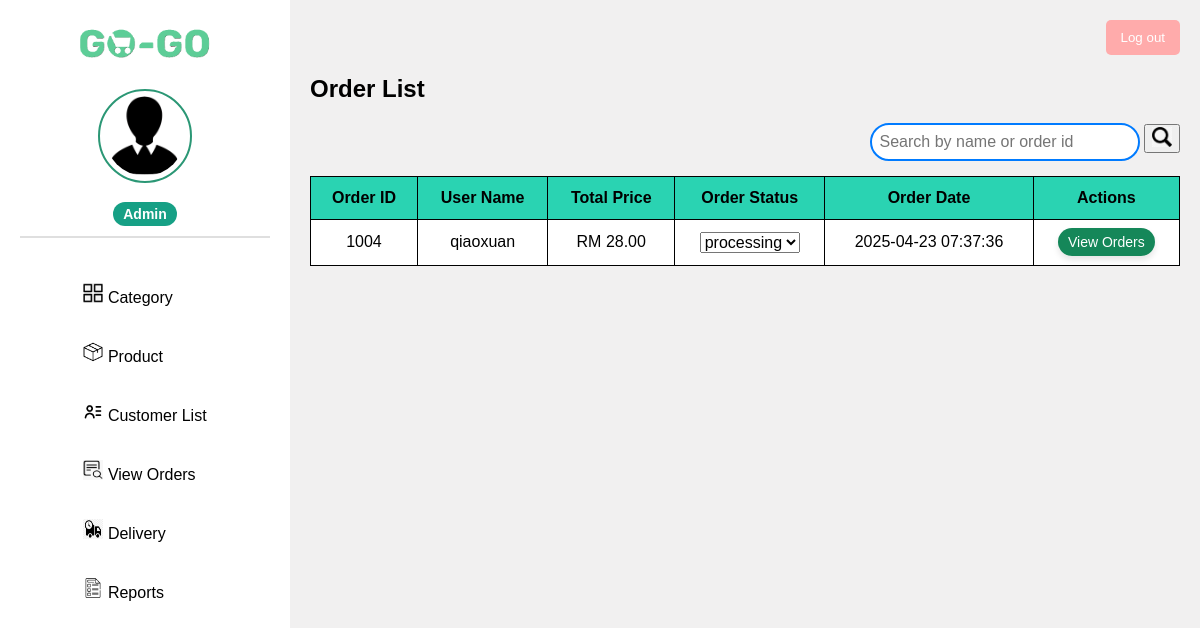
/admin/Siderbar_ViewOrders.php (signed in), run on an earlier commit of the app's database.
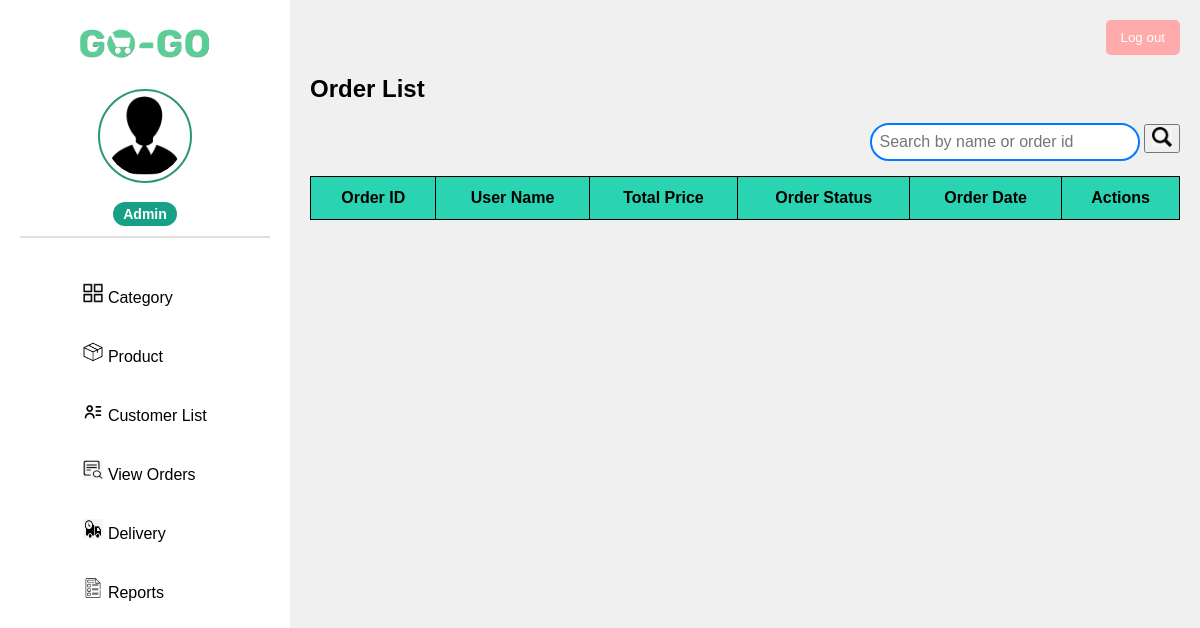
And on a later commit of the database.
### tables this page shows
CREATE TABLE `orders` (
  `order_id` int(11) NOT NULL,
  `user_id` int(11) NOT NULL,
  `shipping_address_id` int(11) NOT NULL,
  `order_date` timestamp NOT NULL DEFAULT current_timestamp(),
  `subtotal` decimal(10,2) NOT NULL,
  `total_amount` decimal(12,2) NOT NULL,
  `discount_amount` decimal(10,2) DEFAULT 0.00,
  `delivery_fee` decimal(10,2) DEFAULT 5.00,
  `order_status` enum('pending','processing','shipped','delivered') DEFAULT 'pending',
  `admin_id` int(11) DEFAULT NULL
);

CREATE TABLE `users` (
  `user_id` int(11) NOT NULL,
  `user_name` varchar(100) NOT NULL,
  `email` varchar(255) NOT NULL,
  `user_password` varchar(255) NOT NULL,
  `user_phone_num` varchar(15) DEFAULT NULL,
  `user_created_at` timestamp NOT NULL DEFAULT current_timestamp(),
  `admin_id` int(11) DEFAULT NULL,
  `birth_date` date DEFAULT NULL,
  `status` varchar(20) DEFAULT 'active'
);

### admin/Siderbar_ViewOrders.php (the view, shortened to what the changed rows need)
<?php
include '../db_connection.php';
function getOrderStatuses($conn)
{
    $sql_enum = "SELECT COLUMN_TYPE
                 FROM INFORMATION_SCHEMA.COLUMNS
                 WHERE TABLE_NAME = 'orders' AND COLUMN_NAME = 'order_status'";
    $result = $conn->query($sql_enum);
    if ($result && $result->num_rows > 0) {
        $row = $result->fetch_assoc();
        $enum_values = substr($row['COLUMN_TYPE'], 5, -1);
        $statuses = explode("','", $enum_values);
        return $statuses;
    } else {
        return [];
    }
}
$orderStatuses = getOrderStatuses($conn);
?>
<!DOCTYPE html>
<html lang="en">
<head>
    <link rel="stylesheet" href="../assets/css/ViewOrder.css">
    <link rel="stylesheet" href="../assets/css/Global_style.css">
</head>
<body>
    <div class="dashboard-container">
        <main class="main-content">
            <div class="order-section">
                <h2>Order List</h2>
                <table cellpadding="10" cellspacing="0">
                    <thead>
                        <tr>
                            <th>Order ID</th>
                            <th>User Name</th>
                            <th>Total Price</th>
                            <th>Order Status</th>
                            <th>Order Date</th>
                            <th>Actions</th>
                        </tr>
                    </thead>
                    <tbody>
                        <?php
                        $search = $_GET['search'] ?? '';
                        $search = trim($search);
                        if ($search !== '') {
                            $search = trim($search);
                            $sql = "SELECT o.order_id, u.user_name, o.total_amount, o.order_status, o.order_date, o.user_id
                                    FROM `orders` o
                                    JOIN `users` u ON o.user_id = u.user_id
                                    WHERE o.order_id LIKE ? OR u.user_name LIKE ?";
                            $stmt = $conn->prepare($sql);
                            $searchParam = "%$search%";
                            $stmt->bind_param("ss", $searchParam, $searchParam);
                        } else {
                            $sql = "SELECT o.order_id, u.user_name, o.total_amount, o.order_status, o.order_date, o.user_id
                                    FROM `orders` o
                                    JOIN `users` u ON o.user_id = u.user_id";
                            $stmt = $conn->prepare($sql);
                        }
                        $stmt->execute();
                        $result = $stmt->get_result();
                        if ($result && $result->num_rows > 0) {
                            while ($row = $result->fetch_assoc()) {
                                echo "<tr>";
                                echo "<td>" . $row['order_id'] . "</td>";
                                echo "<td>" . $row['user_name'] . "</td>";
                                echo "<td>RM " . number_format($row['total_amount'], 2) . "</td>";
                                echo "<td>";
                                echo "<form method='POST' action='' id='statusForm_{$row['order_id']}'>";
                                echo "<select name='order_status' onchange='submitForm({$row['order_id']})'>";
                                foreach ($orderStatuses as $status) {
                                    $selected = ($status == $row['order_status']) ? "selected" : "";
                                    echo "<option value='$status' $selected>$status</option>";
                                }
                                echo "</select>";
                                echo "</form>";
                                echo "</td>";
                                echo "<td>" . $row['order_date'] . "</td>";
                                echo "<td><a href='javascript:void(0);' class='view-order-btn' onclick='showOrderDetails(" . $row['user_id'] . ")'>View Orders</a></td>";
                                echo "</tr>";
                            }
                        }
                        ?>
                    </tbody>
                </table>
            </div>
        </main>
    </div>
</body>
</html>

What changed in the data, as far as the page shows it:
removed orders: order_id "1004", user.user_name "qiaoxuan", total_amount "28.00", order_status "processing", order_date "2025-04-23 07:37:36"
